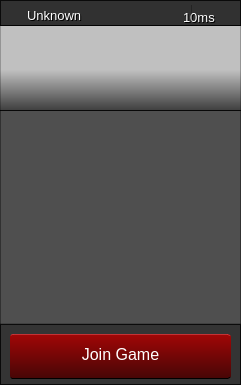
     <widget class="QFrame" name="frame_8">
      <property name="geometry">
       <rect>
        <x>630</x>
        <y>41</y>
        <width>241</width>
        <height>385</height>
       </rect>
      </property>
      <property name="styleSheet">
       <string notr="true">#frame_8 {
	background: url(:/data/bg3.png)  551px 5550px;

	border: 1px solid rgba(0, 0, 0, 150);
}</string>
      </property>
      <property name="frameShape">
       <enum>QFrame::StyledPanel</enum>
      </property>
      <property name="frameShadow">
       <enum>QFrame::Raised</enum>
      </property>
      <widget class="QFrame" name="frame_5">
       <property name="geometry">
        <rect>
         <x>0</x>
         <y>0</y>
         <width>241</width>
         <height>324</height>
        </rect>
       </property>
       <property name="styleSheet">
        <string notr="true">#frame_5 {
	background: rgba(0, 0, 0, 50);

	border: 0;
}</string>
       </property>
       <property name="frameShape">
        <enum>QFrame::StyledPanel</enum>
       </property>
       <property name="frameShadow">
        <enum>QFrame::Raised</enum>
       </property>
       <widget class="QFrame" name="frame_13">
        <property name="geometry">
         <rect>
          <x>0</x>
          <y>0</y>
          <width>241</width>
          <height>111</height>
         </rect>
        </property>
        <property name="styleSheet">
         <string notr="true">#frame_13 {
	border: 0;
	border-bottom: 1px solid rgba(0, 0, 0, 150);

	background: url(:/data/unknown.jpg);
}</string>
        </property>
        <property name="frameShape">
         <enum>QFrame::StyledPanel</enum>
        </property>
        <property name="frameShadow">
         <enum>QFrame::Raised</enum>
        </property>
        <widget class="QFrame" name="frame_15">
         <property name="geometry">
          <rect>
           <x>0</x>
           <y>0</y>
           <width>241</width>
           <height>26</height>
          </rect>
         </property>
         <property name="styleSheet">
          <string notr="true">#frame_15 {
	background: rgba(0, 0, 0, 190);

	border-bottom: 1px solid rgba(0, 0, 0, 200);
}</string>
         </property>
         <property name="frameShape">
          <enum>QFrame::StyledPanel</enum>
         </property>
         <property name="frameShadow">
          <enum>QFrame::Raised</enum>
         </property>
         <widget class="QLabel" name="label_6">
          <property name="geometry">
           <rect>
            <x>21</x>
            <y>1</y>
            <width>171</width>
            <height>31</height>
           </rect>
          </property>
          <property name="font">
           <font>
            <family>Lao UI</family>
            <pointsize>10</pointsize>
           </font>
          </property>
          <property name="styleSheet">
           <string notr="true">padding-left: 4px;
padding-top: -6px;</string>
          </property>
          <property name="text">
           <string>Unknown</string>
          </property>
         </widget>
         <widget class="QLabel" name="label_20">
          <property name="geometry">
           <rect>
            <x>4</x>
            <y>5</y>
            <width>20</width>
            <height>17</height>
           </rect>
          </property>
          <property name="styleSheet">
           <string notr="true">background: url(:/data/map.png);</string>
          </property>
          <property name="text">
           <string/>
          </property>
         </widget>
         <widget class="QLabel" name="label_19">
          <property name="geometry">
           <rect>
            <x>20</x>
            <y>0</y>
            <width>171</width>
            <height>31</height>
           </rect>
          </property>
          <property name="font">
           <font>
            <family>Lao UI</family>
            <pointsize>10</pointsize>
           </font>
          </property>
          <property name="styleSheet">
           <string notr="true">padding-left: 4px;
padding-top: -6px;

color: #fff;</string>
          </property>
          <property name="text">
           <string>Unknown</string>
          </property>
         </widget>
         <widget class="QLabel" name="label_22">
          <property name="geometry">
           <rect>
            <x>181</x>
            <y>1</y>
            <width>61</width>
            <height>31</height>
           </rect>
          </property>
          <property name="font">
           <font>
            <family>Lao UI</family>
            <pointsize>10</pointsize>
           </font>
          </property>
          <property name="styleSheet">
           <string notr="true">padding-top: 4px;
padding-right: 3px;

qproperty-alignment: AlignRight;</string>
          </property>
          <property name="text">
           <string>10ms</string>
          </property>
         </widget>
         <widget class="QLabel" name="label_23">
          <property name="geometry">
           <rect>
            <x>180</x>
            <y>0</y>
            <width>61</width>
            <height>31</height>
           </rect>
          </property>
          <property name="font">
           <font>
            <family>Lao UI</family>
            <pointsize>10</pointsize>
           </font>
          </property>
          <property name="styleSheet">
           <string notr="true">padding-top: 4px;
padding-right: 3px;

qproperty-alignment: AlignRight;

color: #fff;</string>
          </property>
          <property name="text">
           <string>10ms</string>
          </property>
         </widget>
         <widget class="Line" name="line_7">
          <property name="geometry">
           <rect>
            <x>191</x>
            <y>5</y>
            <width>1</width>
            <height>17</height>
           </rect>
          </property>
          <property name="styleSheet">
           <string notr="true">background: rgba(0, 0, 0, 75);
border: 0;</string>
          </property>
          <property name="orientation">
           <enum>Qt::Vertical</enum>
          </property>
         </widget>
        </widget>
        <widget class="QFrame" name="frame_16">
         <property name="geometry">
          <rect>
           <x>0</x>
           <y>70</y>
           <width>241</width>
           <height>41</height>
          </rect>
         </property>
         <property name="styleSheet">
          <string notr="true">background: qlineargradient(spread:pad, x1:0, y1:1, x2:0, y2:0, stop:0 rgba(0, 0, 0, 175), stop:1 rgba(0, 0, 0, 0));

border: 0;</string>
         </property>
         <property name="frameShape">
          <enum>QFrame::StyledPanel</enum>
         </property>
         <property name="frameShadow">
          <enum>QFrame::Raised</enum>
         </property>
         <widget class="QLabel" name="label_21">
          <property name="geometry">
           <rect>
            <x>100</x>
            <y>20</y>
            <width>135</width>
            <height>21</height>
           </rect>
          </property>
          <property name="styleSheet">
           <string notr="true">color: #fff;

background: none;
outline: none;

qproperty-alignment: AlignRight;</string>
          </property>
          <property name="text">
           <string/>
          </property>
         </widget>
        </widget>
       </widget>
       <widget class="QTableWidget" name="tableWidget_2">
        <property name="geometry">
         <rect>
          <x>0</x>
          <y>110</y>
          <width>241</width>
          <height>214</height>
         </rect>
        </property>
        <property name="palette">
         <palette>
          <active>
           <colorrole role="WindowText">
            <brush brushstyle="SolidPattern">
             <color alpha="255">
              <red>255</red>
              <green>255</green>
              <blue>255</blue>
             </color>
            </brush>
           </colorrole>
           <colorrole role="Button">
            <brush brushstyle="SolidPattern">
             <color alpha="150">
              <red>0</red>
              <green>0</green>
              <blue>0</blue>
             </color>
            </brush>
           </colorrole>
           <colorrole role="Text">
            <brush brushstyle="SolidPattern">
             <color alpha="255">
              <red>255</red>
              <green>255</green>
              <blue>255</blue>
             </color>
            </brush>
           </colorrole>
           <colorrole role="ButtonText">
            <brush brushstyle="SolidPattern">
             <color alpha="255">
              <red>255</red>
              <green>255</green>
              <blue>255</blue>
             </color>
            </brush>
           </colorrole>
           <colorrole role="Base">
            <brush brushstyle="NoBrush">
             <color alpha="255">
              <red>0</red>
              <green>0</green>
              <blue>0</blue>
             </color>
            </brush>
           </colorrole>
           <colorrole role="Window">
            <brush brushstyle="SolidPattern">
             <color alpha="150">
              <red>0</red>
              <green>0</green>
              <blue>0</blue>
             </color>
            </brush>
           </colorrole>
           <colorrole role="Highlight">
            <brush brushstyle="SolidPattern">
             <color alpha="75">
              <red>0</red>
              <green>0</green>
              <blue>0</blue>
             </color>
            </brush>
           </colorrole>
           <colorrole role="HighlightedText">
            <brush brushstyle="SolidPattern">
             <color alpha="255">
              <red>255</red>
              <green>255</green>
              <blue>255</blue>
             </color>
            </brush>
           </colorrole>
          </active>
          <inactive>
           <colorrole role="WindowText">
            <brush brushstyle="SolidPattern">
             <color alpha="255">
              <red>255</red>
              <green>255</green>
              <blue>255</blue>
             </color>
            </brush>
           </colorrole>
           <colorrole role="Button">
            <brush brushstyle="SolidPattern">
             <color alpha="150">
              <red>0</red>
              <green>0</green>
              <blue>0</blue>
             </color>
            </brush>
           </colorrole>
           <colorrole role="Text">
            <brush brushstyle="SolidPattern">
             <color alpha="255">
              <red>255</red>
              <green>255</green>
              <blue>255</blue>
             </color>
            </brush>
           </colorrole>
           <colorrole role="ButtonText">
            <brush brushstyle="SolidPattern">
             <color alpha="255">
              <red>255</red>
              <green>255</green>
              <blue>255</blue>
             </color>
            </brush>
           </colorrole>
           <colorrole role="Base">
            <brush brushstyle="NoBrush">
             <color alpha="255">
              <red>0</red>
              <green>0</green>
              <blue>0</blue>
             </color>
            </brush>
           </colorrole>
           <colorrole role="Window">
            <brush brushstyle="SolidPattern">
             <color alpha="150">
              <red>0</red>
              <green>0</green>
              <blue>0</blue>
             </color>
            </brush>
           </colorrole>
           <colorrole role="Highlight">
            <brush brushstyle="SolidPattern">
             <color alpha="75">
              <red>0</red>
              <green>0</green>
              <blue>0</blue>
             </color>
            </brush>
           </colorrole>
           <colorrole role="HighlightedText">
            <brush brushstyle="SolidPattern">
             <color alpha="255">
              <red>255</red>
              <green>255</green>
              <blue>255</blue>
             </color>
            </brush>
           </colorrole>
          </inactive>
          <disabled>
           <colorrole role="WindowText">
            <brush brushstyle="SolidPattern">
             <color alpha="255">
              <red>255</red>
              <green>255</green>
              <blue>255</blue>
             </color>
            </brush>
           </colorrole>
           <colorrole role="Button">
            <brush brushstyle="SolidPattern">
             <color alpha="150">
              <red>0</red>
              <green>0</green>
              <blue>0</blue>
             </color>
            </brush>
           </colorrole>
           <colorrole role="Text">
            <brush brushstyle="SolidPattern">
             <color alpha="255">
              <red>255</red>
              <green>255</green>
              <blue>255</blue>
             </color>
            </brush>
           </colorrole>
           <colorrole role="ButtonText">
            <brush brushstyle="SolidPattern">
             <color alpha="255">
              <red>255</red>
              <green>255</green>
              <blue>255</blue>
             </color>
            </brush>
           </colorrole>
           <colorrole role="Base">
            <brush brushstyle="NoBrush">
             <color alpha="255">
              <red>0</red>
              <green>0</green>
              <blue>0</blue>
             </color>
            </brush>
           </colorrole>
           <colorrole role="Window">
            <brush brushstyle="SolidPattern">
             <color alpha="150">
              <red>0</red>
              <green>0</green>
              <blue>0</blue>
             </color>
            </brush>
           </colorrole>
           <colorrole role="Highlight">
            <brush brushstyle="SolidPattern">
             <color alpha="75">
              <red>0</red>
              <green>0</green>
              <blue>0</blue>
             </color>
            </brush>
           </colorrole>
           <colorrole role="HighlightedText">
            <brush brushstyle="SolidPattern">
             <color alpha="255">
              <red>255</red>
              <green>255</green>
              <blue>255</blue>
             </color>
            </brush>
           </colorrole>
          </disabled>
         </palette>
        </property>
        <property name="styleSheet">
         <string notr="true">QHeaderView::section {
	border: 0;
	
	background-color: rgba(0, 0, 0, 200);

	color: #fff;

	outline: 0;

	padding: 5px;
}

#tableWidget_2 {
	color: #fff;

	border: 1px solid rgba(0, 0, 0, 50);

	background: rgba(0, 0, 0, 150);
	selection-background-color: rgba(0, 0, 0, 75);
	selection-color: #fff;

	outline: 0;
}

QTableWidget::item {
	color: #fff;

	outline: 0;
}

QTableWidget::item:focus {
	background: rgba(0, 0, 0, 75);
}</string>
        </property>
        <property name="verticalScrollBarPolicy">
         <enum>Qt::ScrollBarAlwaysOff</enum>
        </property>
        <property name="horizontalScrollBarPolicy">
         <enum>Qt::ScrollBarAlwaysOff</enum>
        </property>
        <property name="autoScroll">
         <bool>true</bool>
        </property>
        <property name="alternatingRowColors">
         <bool>false</bool>
        </property>
        <property name="selectionMode">
         <enum>QAbstractItemView::SingleSelection</enum>
        </property>
        <property name="selectionBehavior">
         <enum>QAbstractItemView::SelectRows</enum>
        </property>
        <property name="showGrid">
         <bool>false</bool>
        </property>
        <property name="sortingEnabled">
         <bool>false</bool>
        </property>
        <property name="cornerButtonEnabled">
         <bool>false</bool>
        </property>
        <property name="rowCount">
         <number>0</number>
        </property>
        <property name="columnCount">
         <number>2</number>
        </property>
        <attribute name="horizontalHeaderVisible">
         <bool>false</bool>
        </attribute>
        <attribute name="horizontalHeaderCascadingSectionResizes">
         <bool>false</bool>
        </attribute>
        <attribute name="horizontalHeaderDefaultSectionSize">
         <number>100</number>
        </attribute>
        <attribute name="horizontalHeaderHighlightSections">
         <bool>true</bool>
        </attribute>
        <attribute name="horizontalHeaderShowSortIndicator" stdset="0">
         <bool>false</bool>
        </attribute>
        <attribute name="horizontalHeaderStretchLastSection">
         <bool>true</bool>
        </attribute>
        <attribute name="verticalHeaderVisible">
         <bool>false</bool>
        </attribute>
        <column>
         <property name="text">
          <string>Item</string>
         </property>
        </column>
        <column>
         <property name="text">
          <string>Value</string>
         </property>
        </column>
       </widget>
      </widget>
      <widget class="QFrame" name="frame_14">
       <property name="geometry">
        <rect>
         <x>0</x>
         <y>324</y>
         <width>241</width>
         <height>61</height>
        </rect>
       </property>
       <property name="styleSheet">
        <string notr="true">background: rgba(0, 0, 0, 200);</string>
       </property>
       <property name="frameShape">
        <enum>QFrame::StyledPanel</enum>
       </property>
       <property name="frameShadow">
        <enum>QFrame::Raised</enum>
       </property>
       <widget class="QPushButton" name="btnPlay">
        <property name="geometry">
         <rect>
          <x>10</x>
          <y>10</y>
          <width>221</width>
          <height>45</height>
         </rect>
        </property>
        <property name="palette">
         <palette>
          <active>
           <colorrole role="WindowText">
            <brush brushstyle="SolidPattern">
             <color alpha="255">
              <red>255</red>
              <green>255</green>
              <blue>255</blue>
             </color>
            </brush>
           </colorrole>
           <colorrole role="Button">
            <brush brushstyle="LinearGradientPattern">
             <gradient startx="0.006000000000000" starty="1.000000000000000" endx="0.000000000000000" endy="0.000000000000000" type="LinearGradient" spread="PadSpread" coordinatemode="ObjectBoundingMode">
              <gradientstop position="0.011363600000000">
               <color alpha="225">
                <red>75</red>
                <green>0</green>
                <blue>0</blue>
               </color>
              </gradientstop>
              <gradientstop position="1.000000000000000">
               <color alpha="225">
                <red>175</red>
                <green>0</green>
                <blue>0</blue>
               </color>
              </gradientstop>
             </gradient>
            </brush>
           </colorrole>
           <colorrole role="Text">
            <brush brushstyle="SolidPattern">
             <color alpha="255">
              <red>255</red>
              <green>255</green>
              <blue>255</blue>
             </color>
            </brush>
           </colorrole>
           <colorrole role="ButtonText">
            <brush brushstyle="SolidPattern">
             <color alpha="255">
              <red>255</red>
              <green>255</green>
              <blue>255</blue>
             </color>
            </brush>
           </colorrole>
           <colorrole role="Base">
            <brush brushstyle="LinearGradientPattern">
             <gradient startx="0.006000000000000" starty="1.000000000000000" endx="0.000000000000000" endy="0.000000000000000" type="LinearGradient" spread="PadSpread" coordinatemode="ObjectBoundingMode">
              <gradientstop position="0.011363600000000">
               <color alpha="225">
                <red>75</red>
                <green>0</green>
                <blue>0</blue>
               </color>
              </gradientstop>
              <gradientstop position="1.000000000000000">
               <color alpha="225">
                <red>175</red>
                <green>0</green>
                <blue>0</blue>
               </color>
              </gradientstop>
             </gradient>
            </brush>
           </colorrole>
           <colorrole role="Window">
            <brush brushstyle="LinearGradientPattern">
             <gradient startx="0.006000000000000" starty="1.000000000000000" endx="0.000000000000000" endy="0.000000000000000" type="LinearGradient" spread="PadSpread" coordinatemode="ObjectBoundingMode">
              <gradientstop position="0.011363600000000">
               <color alpha="225">
                <red>75</red>
                <green>0</green>
                <blue>0</blue>
               </color>
              </gradientstop>
              <gradientstop position="1.000000000000000">
               <color alpha="225">
                <red>175</red>
                <green>0</green>
                <blue>0</blue>
               </color>
              </gradientstop>
             </gradient>
            </brush>
           </colorrole>
          </active>
          <inactive>
           <colorrole role="WindowText">
            <brush brushstyle="SolidPattern">
             <color alpha="255">
              <red>255</red>
              <green>255</green>
              <blue>255</blue>
             </color>
            </brush>
           </colorrole>
           <colorrole role="Button">
            <brush brushstyle="LinearGradientPattern">
             <gradient startx="0.006000000000000" starty="1.000000000000000" endx="0.000000000000000" endy="0.000000000000000" type="LinearGradient" spread="PadSpread" coordinatemode="ObjectBoundingMode">
              <gradientstop position="0.011363600000000">
               <color alpha="225">
                <red>75</red>
                <green>0</green>
                <blue>0</blue>
               </color>
              </gradientstop>
              <gradientstop position="1.000000000000000">
               <color alpha="225">
                <red>175</red>
                <green>0</green>
                <blue>0</blue>
               </color>
              </gradientstop>
             </gradient>
            </brush>
           </colorrole>
           <colorrole role="Text">
            <brush brushstyle="SolidPattern">
             <color alpha="255">
              <red>255</red>
              <green>255</green>
              <blue>255</blue>
             </color>
            </brush>
           </colorrole>
           <colorrole role="ButtonText">
            <brush brushstyle="SolidPattern">
             <color alpha="255">
              <red>255</red>
              <green>255</green>
              <blue>255</blue>
             </color>
            </brush>
           </colorrole>
           <colorrole role="Base">
            <brush brushstyle="LinearGradientPattern">
             <gradient startx="0.006000000000000" starty="1.000000000000000" endx="0.000000000000000" endy="0.000000000000000" type="LinearGradient" spread="PadSpread" coordinatemode="ObjectBoundingMode">
              <gradientstop position="0.011363600000000">
               <color alpha="225">
                <red>75</red>
                <green>0</green>
                <blue>0</blue>
               </color>
              </gradientstop>
              <gradientstop position="1.000000000000000">
               <color alpha="225">
                <red>175</red>
                <green>0</green>
                <blue>0</blue>
               </color>
              </gradientstop>
             </gradient>
            </brush>
           </colorrole>
           <colorrole role="Window">
            <brush brushstyle="LinearGradientPattern">
             <gradient startx="0.006000000000000" starty="1.000000000000000" endx="0.000000000000000" endy="0.000000000000000" type="LinearGradient" spread="PadSpread" coordinatemode="ObjectBoundingMode">
              <gradientstop position="0.011363600000000">
               <color alpha="225">
                <red>75</red>
                <green>0</green>
                <blue>0</blue>
               </color>
              </gradientstop>
              <gradientstop position="1.000000000000000">
               <color alpha="225">
                <red>175</red>
                <green>0</green>
                <blue>0</blue>
               </color>
              </gradientstop>
             </gradient>
            </brush>
           </colorrole>
          </inactive>
          <disabled>
           <colorrole role="WindowText">
            <brush brushstyle="SolidPattern">
             <color alpha="255">
              <red>175</red>
              <green>175</green>
              <blue>175</blue>
             </color>
            </brush>
           </colorrole>
           <colorrole role="Button">
            <brush brushstyle="LinearGradientPattern">
             <gradient startx="0.006000000000000" starty="1.000000000000000" endx="0.000000000000000" endy="0.000000000000000" type="LinearGradient" spread="PadSpread" coordinatemode="ObjectBoundingMode">
              <gradientstop position="0.011363600000000">
               <color alpha="255">
                <red>43</red>
                <green>43</green>
                <blue>43</blue>
               </color>
              </gradientstop>
              <gradientstop position="0.994318000000000">
               <color alpha="255">
                <red>79</red>
                <green>79</green>
                <blue>79</blue>
               </color>
              </gradientstop>
             </gradient>
            </brush>
           </colorrole>
           <colorrole role="Text">
            <brush brushstyle="SolidPattern">
             <color alpha="255">
              <red>175</red>
              <green>175</green>
              <blue>175</blue>
             </color>
            </brush>
           </colorrole>
           <colorrole role="ButtonText">
            <brush brushstyle="SolidPattern">
             <color alpha="255">
              <red>175</red>
              <green>175</green>
              <blue>175</blue>
             </color>
            </brush>
           </colorrole>
           <colorrole role="Base">
            <brush brushstyle="LinearGradientPattern">
             <gradient startx="0.006000000000000" starty="1.000000000000000" endx="0.000000000000000" endy="0.000000000000000" type="LinearGradient" spread="PadSpread" coordinatemode="ObjectBoundingMode">
              <gradientstop position="0.011363600000000">
               <color alpha="255">
                <red>43</red>
                <green>43</green>
                <blue>43</blue>
               </color>
              </gradientstop>
              <gradientstop position="0.994318000000000">
               <color alpha="255">
                <red>79</red>
                <green>79</green>
                <blue>79</blue>
               </color>
              </gradientstop>
             </gradient>
            </brush>
           </colorrole>
           <colorrole role="Window">
            <brush brushstyle="LinearGradientPattern">
             <gradient startx="0.006000000000000" starty="1.000000000000000" endx="0.000000000000000" endy="0.000000000000000" type="LinearGradient" spread="PadSpread" coordinatemode="ObjectBoundingMode">
              <gradientstop position="0.011363600000000">
               <color alpha="255">
                <red>43</red>
                <green>43</green>
                <blue>43</blue>
               </color>
              </gradientstop>
              <gradientstop position="0.994318000000000">
               <color alpha="255">
                <red>79</red>
                <green>79</green>
                <blue>79</blue>
               </color>
              </gradientstop>
             </gradient>
            </brush>
           </colorrole>
          </disabled>
         </palette>
        </property>
        <property name="font">
         <font>
          <family>Lao UI</family>
          <pointsize>12</pointsize>
         </font>
        </property>
        <property name="toolTip">
         <string/>
        </property>
        <property name="styleSheet">
         <string notr="true">#btnPlay {
	background-color: qlineargradient(spread:pad, x1:0.006, y1:1, x2:0, y2:0, stop:0.0113636 rgba(75, 0, 0, 225), stop:1 rgba(175, 0, 0, 225));

	border-top: 1px solid rgba(255, 67, 70, 150);
	border-bottom: 1px solid rgb(0, 0, 0);

	border-radius: 3px;

	padding-top: -4px;

	color: #fff;
}

#btnPlay:hover {
	background-color: qlineargradient(spread:pad, x1:0.006, y1:1, x2:0, y2:0, stop:0.0113636 rgba(100, 0, 0, 255), stop:1 rgba(200, 0, 0, 225));
}

#btnPlay:pressed {
	/*background-color: qlineargradient(spread:pad, x1:0, y1:1, x2:0, y2:0, stop:0 rgba(218, 77, 0, 255), stop:1 rgba(255, 138, 0, 255));

	border: 1px solid rgba(170, 0, 0, 150);*/

	background-color: qlineargradient(spread:pad, x1:0, y1:1, x2:0, y2:0, stop:0 rgba(81, 0, 0, 255), stop:1 rgba(153, 0, 0, 255));
}

#btnPlay:disabled {
	background-color: qlineargradient(spread:pad, x1:0.006, y1:1, x2:0, y2:0, stop:0.0113636 rgba(43, 43, 43, 255), stop:0.994318 rgba(79, 79, 79, 255));

	border-top: 1px solid rgb(0, 0, 0);

	color: rgb(175, 175, 175);
}</string>
        </property>
        <property name="text">
         <string>Join Game</string>
        </property>
        <property name="flat">
         <bool>true</bool>
        </property>
       </widget>
      </widget>
     </widget>
